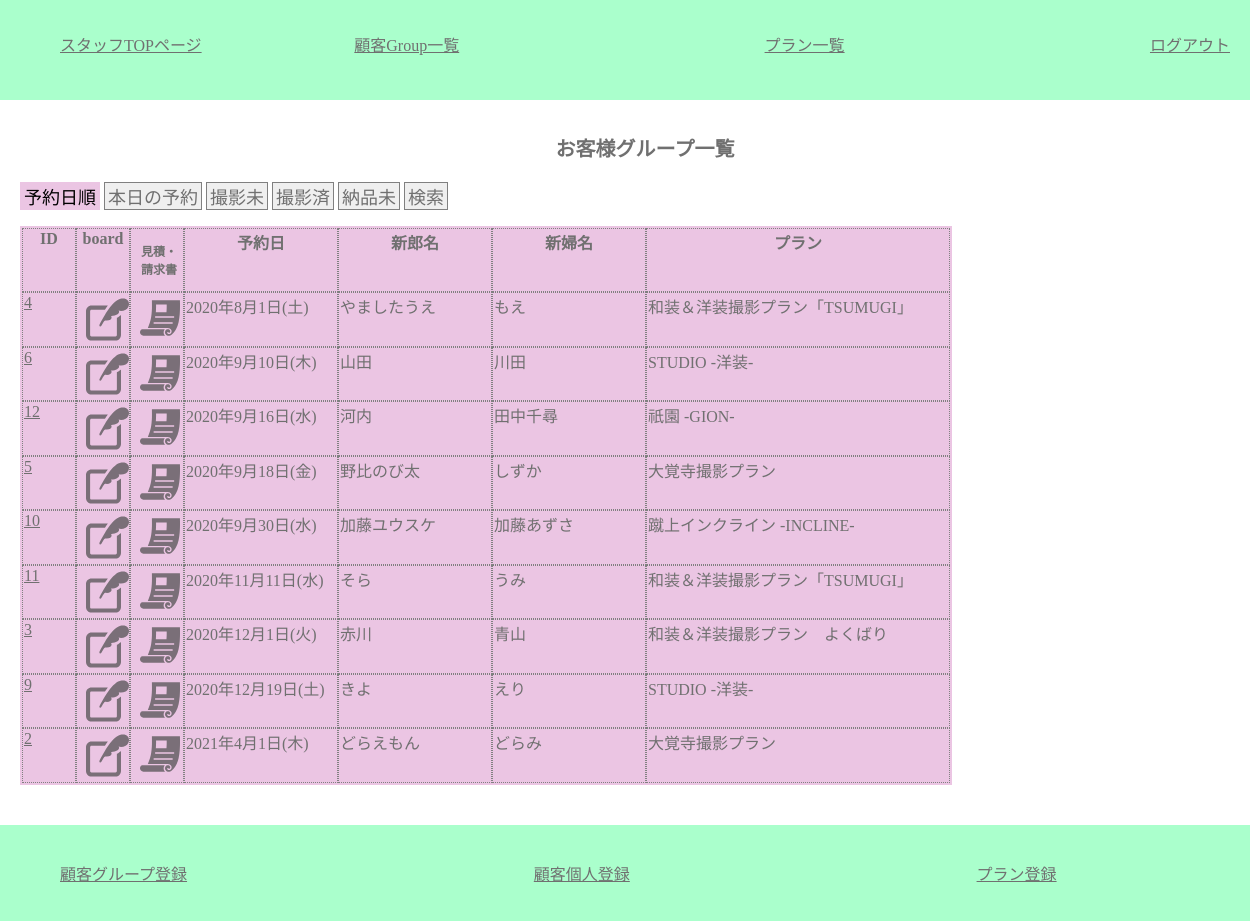
Page /staff/c_group_list.php (signed in) on the earlier database version.
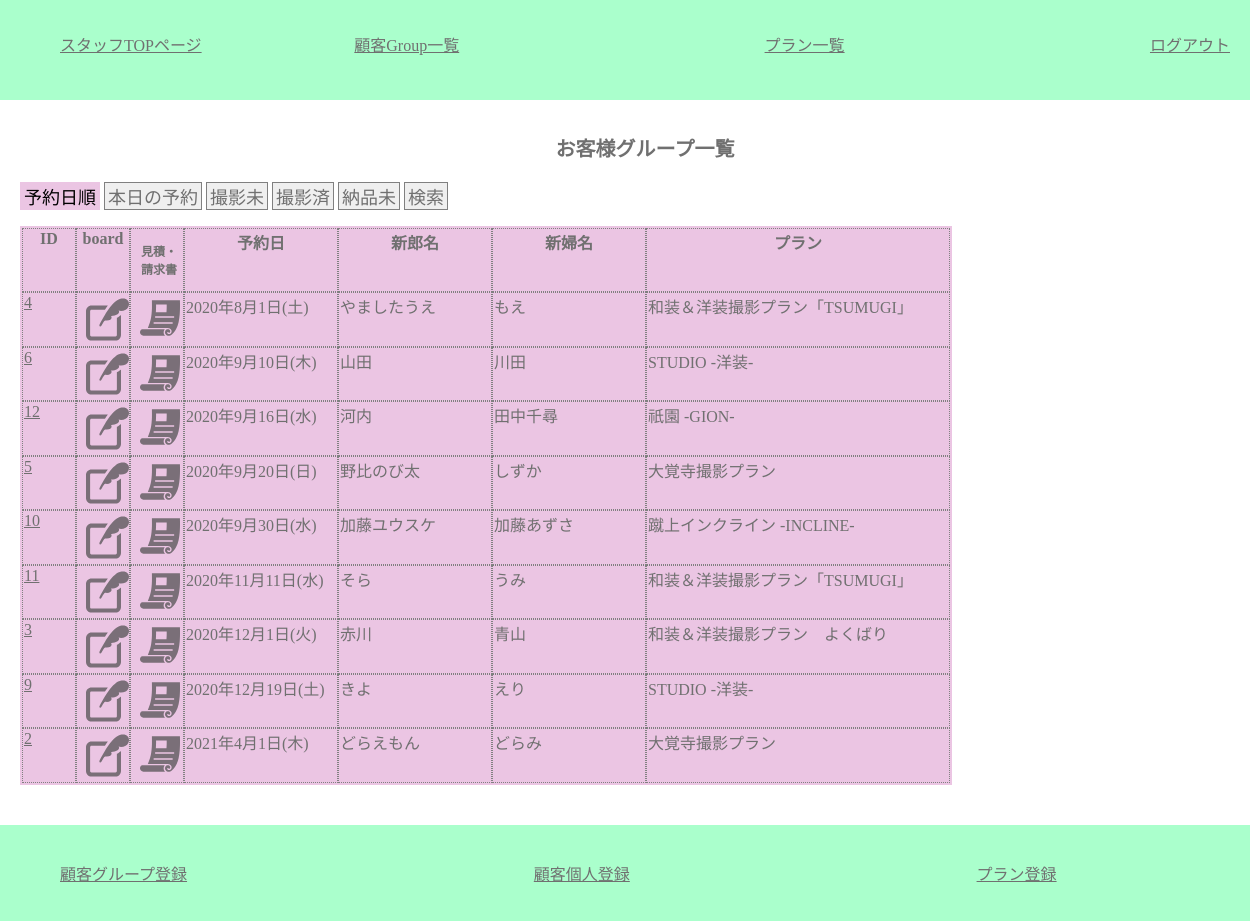
Same page on the later database version.
### tables this page shows
CREATE TABLE `customers` (
  `c_id` varchar(32) NOT NULL,
  `c_group_id` int(11) NOT NULL,
  `c_name` varchar(32) NOT NULL,
  `c_pass` varchar(64) NOT NULL,
  `c_mail` varchar(64) NOT NULL,
  `c_tell` varchar(11) NOT NULL,
  `c_zip` char(7) NOT NULL,
  `c_address` varchar(64) NOT NULL,
  `c_gender` tinyint(1) NOT NULL,
  `c_myphoto` tinyint(1) NOT NULL DEFAULT 0
);

CREATE TABLE `c_groups` (
  `c_group_id` int(11) NOT NULL,
  `p_id` int(11) NOT NULL,
  `reserve_day` date NOT NULL,
  `reserve_time` time NOT NULL,
  `estimate` tinyint(1) NOT NULL,
  `invoce` tinyint(1) NOT NULL,
  `payment` tinyint(1) NOT NULL,
  `d_product` tinyint(1) NOT NULL,
  `new_zip` char(7) NOT NULL,
  `new_address` varchar(64) NOT NULL,
  `before2days` tinyint(1) NOT NULL DEFAULT 0,
  `make_reh` tinyint(1) NOT NULL DEFAULT 0,
  `cos_fixed` tinyint(1) NOT NULL DEFAULT 0,
  `cos_fitting` tinyint(1) NOT NULL DEFAULT 0,
  `place_fixed` tinyint(1) NOT NULL DEFAULT 0,
  `s_id` varchar(32) NOT NULL,
  `limit_over` tinyint(1) NOT NULL
);

CREATE TABLE `plans` (
  `p_id` int(11) NOT NULL,
  `p_name` varchar(32) NOT NULL,
  `p_wear` varchar(32) NOT NULL
);

### class/meeting.class.php (called while the page is built, shortened)
<?php
class Meeting{
	public $pdo;
	public function __construct(){
		$host  = "localhost";
		$dbname= "meeting_app";
		$dbuser= "root";
		$dbpass= "";
		$dsn = "mysql:host={$host};dbname={$dbname};charset=utf8";
		$this->pdo = new PDO($dsn,$dbuser,$dbpass);
	}
	public function getGroomBrideGrouopAllDate() {
		$sql  ="SELECT groom.c_name AS g_name,bride.c_name AS b_name, ";
		$sql .="reserve_day,p_name,c_groups.c_group_id AS group_id,d_product,payment,limit_over ";
		$sql .="FROM customers AS groom,customers AS bride,c_groups,plans ";
		$sql .="WHERE c_groups.c_group_id=groom.c_group_id ";
		$sql .="AND c_groups.c_group_id=bride.c_group_id ";
		$sql .="AND c_groups.p_id=plans.p_id ";
		$sql .="AND groom.c_gender=0 AND bride.c_gender=1 ";
		$sql .="ORDER BY reserve_day";
		$row = $this->pdo->query($sql);
		return $row;
	}
}
?>

### staff/c_group_list.php (the view, shortened to what this page needs)
<?php
require_once("../class/meeting.class.php");
$obj =new Meeting();
function h($str) {
	return htmlspecialchars($str,ENT_QUOTES);
}
$rows =$obj->getGroomBrideGrouopAllDate();
?>
<?php require_once("header_for_staff.php"); ?>
		<main>
			<h1>お客様グループ一覧</h1>
			<section>
				<p><button class="sort_day_btn all_day activ_page_btn">予約日順</button>
				<button class="sort_day_btn today"><a href="c_group_list_today.php">本日の予約</a></button>
				<button class="sort_day_btn feature_day"><a href="c_group_list_f.php">撮影未</a></button>
				<button class="sort_day_btn past_day"><a href="c_group_list_p.php">撮影済</a></button>
				<button class="sort_day_btn no_d"><a href="c_group_list_nd.php">納品未</a></button>
				<button class="sort_day_btn no_d"><a href="c_group_list_serch.php">検索</a></button>
				</p>
				<div id="mainView">
					<table class="list">
					<tr class="c_group_list">
						<th class="list_id_num">ID</th><th class="list_id_num">board</th><th class="list_id_num"><p class="font_mini">見積・請求書</p></th>
						<th class="list_r_day">予約日</th><th class="list_c_name">新郎名</th><th class="list_c_name">新婦名</th><th class="list_p_name">プラン</th>
					</tr>
					<?php while($row=$rows->fetch(PDO::FETCH_ASSOC)): ?>
					<tr>
						<td class="list_id_num"><a href="c_group_each.php?group_id=<?php echo $row["group_id"];?>" ><?php echo $row["group_id"];?></a></td>
						<td class="list_id_num"><a href="../customer/c_board.php?group_id=<?php echo $row["group_id"];?>"><img class="icon" src="../image/icon/icon_board.svg"></a></td>
						<td class="list_id_num"><a href="../customer/c_paymentdata.php?group_id=<?php echo $row["group_id"];?>"><img class="icon" src="../image/icon/icon_file.svg"></a></td>
						<td class="list_r_day"><?php
							$reserve_day = $row["reserve_day"];
							$week = ["日","月","火","水","木","金","土"];
							$hi = date('w', strtotime($reserve_day));
							$youbi = $week[$hi];
							$rd =  date('Y年n月j日', strtotime($reserve_day))."(".$youbi.")";
							echo h($rd);
						?></td>
						<td class="list_c_name"><?php echo h($row["g_name"]); ?></td>
						<td class="list_c_name"><?php echo h($row["b_name"]); ?></td>
						<td class="list_p_name"><?php echo h($row["p_name"]); ?></td>
					</tr>
					<?php endwhile; ?>
					</table>
				</div>
			</section>
		</main>
<?php include("footer_for_staffpage.php"); ?>

Differences in the rows shown:
changed through a linked row, customers "野比のび太": c_group.reserve_day "2020年9月18日(金)" → "2020年9月20日(日)"
